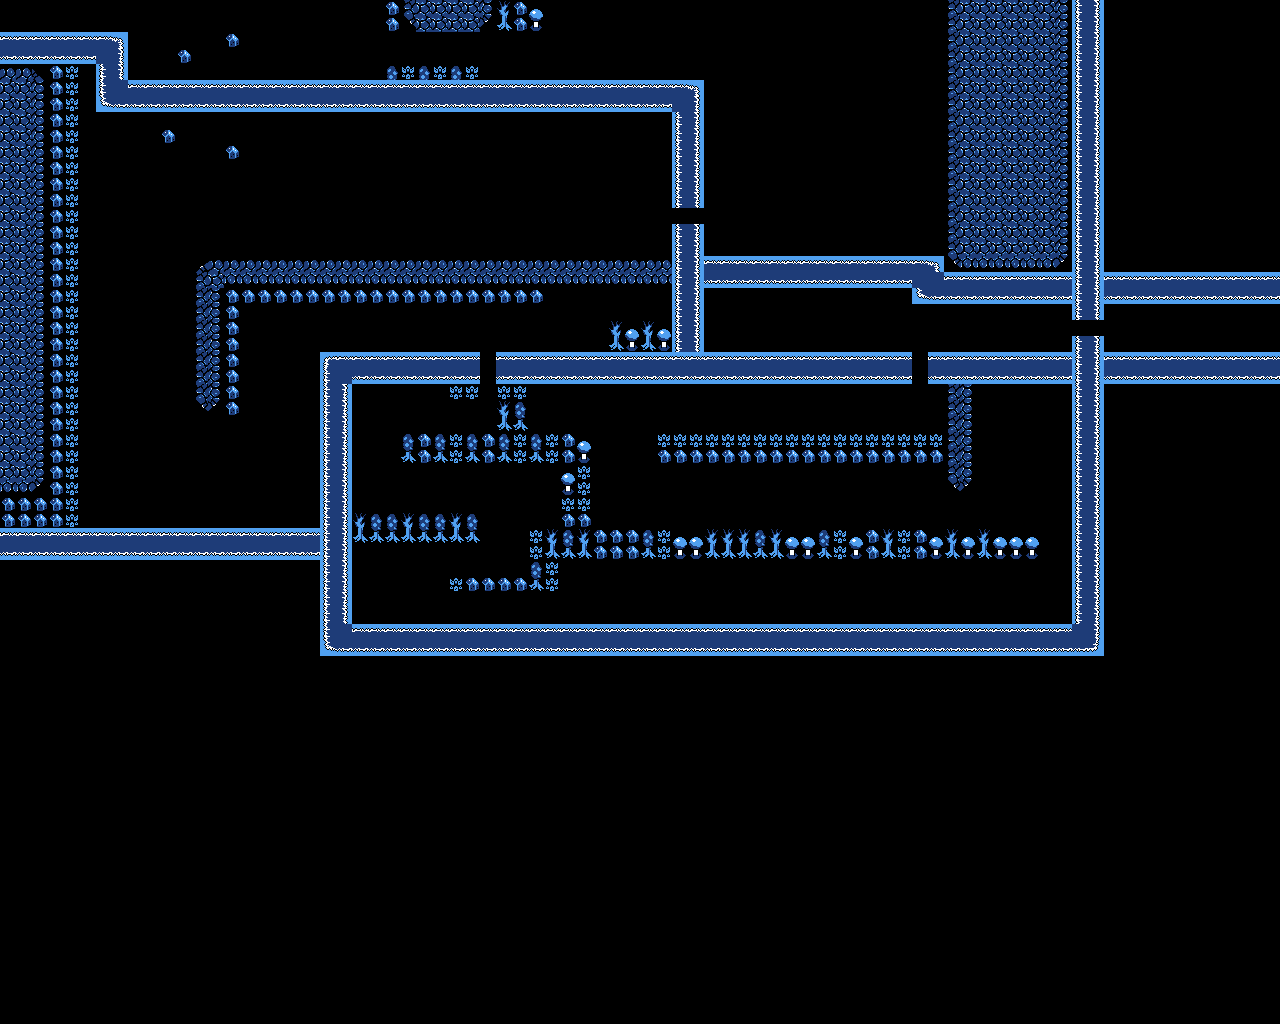

The image is a tile-based game level rendered from a .tmx file. Its description and source (layers, tilesets, objects; grid data summarised) follow:
An orthogonal 80x64 tile map with 16x16 px tiles, 1 tile layer (ForegroundBlue).

<map height="64" orientation="orthogonal" tileheight="16" tilewidth="16" version="1.0" width="80">
    <tileset firstgid="1" margin="0" name="ForegroundBlue" spacing="0" tileheight="16" tilewidth="16">
        <image height="128" source="ForegroundBlue.png" width="128" />
    </tileset>
    <layer height="64" name="ForegroundBlue" width="80">
        <data>[5120 cells, 1149 non-empty, 26 distinct tile ids]</data>
    </layer>
</map>